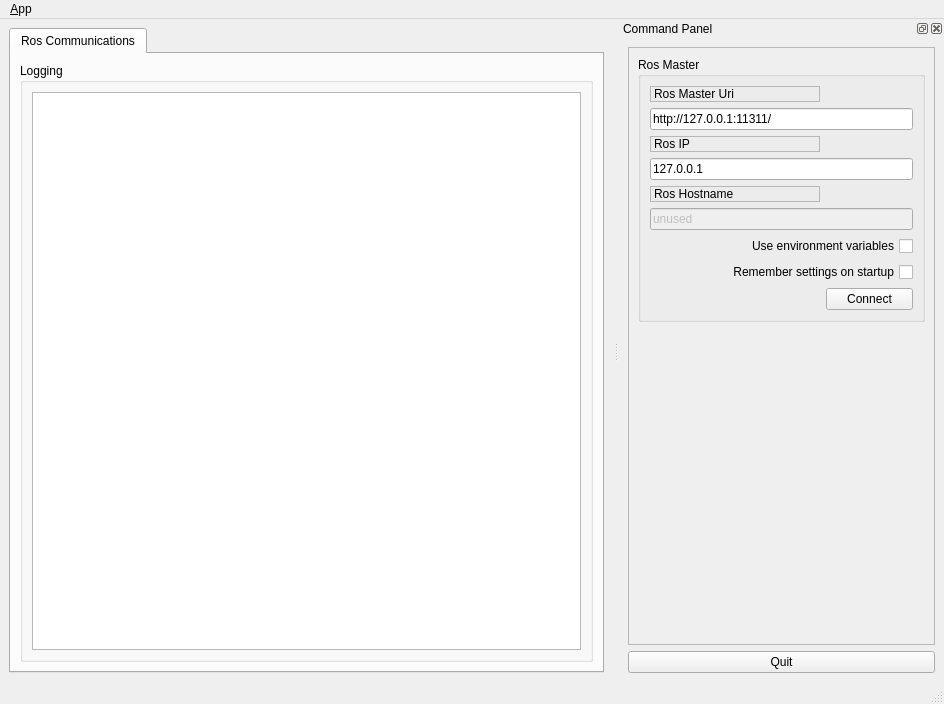
<?xml version="1.0" encoding="UTF-8"?>
<ui version="4.0">
 <class>MainWindowDesign</class>
 <widget class="QMainWindow" name="MainWindowDesign">
  <property name="geometry">
   <rect>
    <x>0</x>
    <y>0</y>
    <width>944</width>
    <height>704</height>
   </rect>
  </property>
  <property name="windowTitle">
   <string>listener</string>
  </property>
  <property name="windowIcon">
   <iconset resource="../../vslamtest/resources/images.qrc">
    <normaloff>:/images/icon.png</normaloff>:/images/icon.png</iconset>
  </property>
  <property name="locale">
   <locale language="English" country="Australia"/>
  </property>
  <widget class="QWidget" name="centralwidget">
   <layout class="QHBoxLayout">
    <item>
     <widget class="QTabWidget" name="tab_manager">
      <property name="minimumSize">
       <size>
        <width>100</width>
        <height>0</height>
       </size>
      </property>
      <property name="locale">
       <locale language="English" country="Australia"/>
      </property>
      <property name="currentIndex">
       <number>0</number>
      </property>
      <widget class="QWidget" name="tab_status">
       <attribute name="title">
        <string>Ros Communications</string>
       </attribute>
       <layout class="QVBoxLayout" name="verticalLayout_2">
        <item>
         <widget class="QGroupBox" name="groupBox_12">
          <property name="sizePolicy">
           <sizepolicy hsizetype="MinimumExpanding" vsizetype="Preferred">
            <horstretch>0</horstretch>
            <verstretch>0</verstretch>
           </sizepolicy>
          </property>
          <property name="title">
           <string>Logging</string>
          </property>
          <layout class="QGridLayout" name="gridLayout_3">
           <item row="0" column="0">
            <widget class="QListView" name="view_logging"/>
           </item>
          </layout>
         </widget>
        </item>
       </layout>
      </widget>
     </widget>
    </item>
   </layout>
  </widget>
  <widget class="QMenuBar" name="menubar">
   <property name="geometry">
    <rect>
     <x>0</x>
     <y>0</y>
     <width>944</width>
     <height>23</height>
    </rect>
   </property>
   <widget class="QMenu" name="menu_File">
    <property name="title">
     <string>&amp;App</string>
    </property>
    <addaction name="action_Preferences"/>
    <addaction name="separator"/>
    <addaction name="actionAbout"/>
    <addaction name="actionAbout_Qt"/>
    <addaction name="separator"/>
    <addaction name="action_Quit"/>
   </widget>
   <addaction name="menu_File"/>
  </widget>
  <widget class="QStatusBar" name="statusbar"/>
  <widget class="QDockWidget" name="dock_status">
   <property name="sizePolicy">
    <sizepolicy hsizetype="Minimum" vsizetype="Preferred">
     <horstretch>0</horstretch>
     <verstretch>0</verstretch>
    </sizepolicy>
   </property>
   <property name="minimumSize">
    <size>
     <width>325</width>
     <height>401</height>
    </size>
   </property>
   <property name="allowedAreas">
    <set>Qt::RightDockWidgetArea</set>
   </property>
   <property name="windowTitle">
    <string>Command Panel</string>
   </property>
   <attribute name="dockWidgetArea">
    <number>2</number>
   </attribute>
   <widget class="QWidget" name="dockWidgetContents_2">
    <layout class="QVBoxLayout" name="verticalLayout">
     <item>
      <widget class="QFrame" name="frame">
       <property name="sizePolicy">
        <sizepolicy hsizetype="Minimum" vsizetype="Preferred">
         <horstretch>0</horstretch>
         <verstretch>0</verstretch>
        </sizepolicy>
       </property>
       <property name="frameShape">
        <enum>QFrame::StyledPanel</enum>
       </property>
       <property name="frameShadow">
        <enum>QFrame::Raised</enum>
       </property>
       <layout class="QVBoxLayout" name="verticalLayout_3">
        <item>
         <widget class="QGroupBox" name="groupBox">
          <property name="title">
           <string>Ros Master</string>
          </property>
          <layout class="QGridLayout" name="gridLayout">
           <item row="0" column="0">
            <widget class="QLabel" name="label">
             <property name="frameShape">
              <enum>QFrame::StyledPanel</enum>
             </property>
             <property name="frameShadow">
              <enum>QFrame::Raised</enum>
             </property>
             <property name="text">
              <string>Ros Master Uri</string>
             </property>
            </widget>
           </item>
           <item row="1" column="0" colspan="2">
            <widget class="QLineEdit" name="line_edit_master">
             <property name="text">
              <string>http://127.0.0.1:11311/</string>
             </property>
            </widget>
           </item>
           <item row="2" column="0">
            <widget class="QLabel" name="label_2">
             <property name="frameShape">
              <enum>QFrame::StyledPanel</enum>
             </property>
             <property name="frameShadow">
              <enum>QFrame::Raised</enum>
             </property>
             <property name="text">
              <string>Ros IP</string>
             </property>
            </widget>
           </item>
           <item row="3" column="0" colspan="2">
            <widget class="QLineEdit" name="line_edit_host">
             <property name="text">
              <string>127.0.0.1</string>
             </property>
            </widget>
           </item>
           <item row="4" column="0">
            <widget class="QLabel" name="label_3">
             <property name="frameShape">
              <enum>QFrame::StyledPanel</enum>
             </property>
             <property name="frameShadow">
              <enum>QFrame::Raised</enum>
             </property>
             <property name="text">
              <string>Ros Hostname</string>
             </property>
            </widget>
           </item>
           <item row="5" column="0" colspan="2">
            <widget class="QLineEdit" name="line_edit_topic">
             <property name="enabled">
              <bool>false</bool>
             </property>
             <property name="text">
              <string>unused</string>
             </property>
            </widget>
           </item>
           <item row="6" column="0" colspan="2">
            <widget class="QCheckBox" name="checkbox_use_environment">
             <property name="layoutDirection">
              <enum>Qt::RightToLeft</enum>
             </property>
             <property name="text">
              <string>Use environment variables</string>
             </property>
            </widget>
           </item>
           <item row="7" column="0" colspan="2">
            <widget class="QCheckBox" name="checkbox_remember_settings">
             <property name="layoutDirection">
              <enum>Qt::RightToLeft</enum>
             </property>
             <property name="text">
              <string>Remember settings on startup</string>
             </property>
            </widget>
           </item>
           <item row="8" column="0">
            <spacer name="horizontalSpacer">
             <property name="orientation">
              <enum>Qt::Horizontal</enum>
             </property>
             <property name="sizeHint" stdset="0">
              <size>
               <width>170</width>
               <height>21</height>
              </size>
             </property>
            </spacer>
           </item>
           <item row="8" column="1">
            <widget class="QPushButton" name="button_connect">
             <property name="enabled">
              <bool>true</bool>
             </property>
             <property name="sizePolicy">
              <sizepolicy hsizetype="MinimumExpanding" vsizetype="Fixed">
               <horstretch>0</horstretch>
               <verstretch>0</verstretch>
              </sizepolicy>
             </property>
             <property name="toolTip">
              <string>Set the target to the current joint trajectory state.</string>
             </property>
             <property name="statusTip">
              <string>Clear all waypoints and set the target to the current joint trajectory state.</string>
             </property>
             <property name="text">
              <string>Connect</string>
             </property>
            </widget>
           </item>
          </layout>
         </widget>
        </item>
        <item>
         <spacer name="verticalSpacer_3">
          <property name="orientation">
           <enum>Qt::Vertical</enum>
          </property>
          <property name="sizeHint" stdset="0">
           <size>
            <width>20</width>
            <height>233</height>
           </size>
          </property>
         </spacer>
        </item>
       </layout>
      </widget>
     </item>
     <item>
      <widget class="QPushButton" name="quit_button">
       <property name="sizePolicy">
        <sizepolicy hsizetype="MinimumExpanding" vsizetype="Fixed">
         <horstretch>0</horstretch>
         <verstretch>0</verstretch>
        </sizepolicy>
       </property>
       <property name="text">
        <string>Quit</string>
       </property>
      </widget>
     </item>
    </layout>
   </widget>
  </widget>
  <action name="action_Quit">
   <property name="text">
    <string>&amp;Quit</string>
   </property>
   <property name="shortcut">
    <string>Ctrl+Q</string>
   </property>
   <property name="shortcutContext">
    <enum>Qt::ApplicationShortcut</enum>
   </property>
  </action>
  <action name="action_Preferences">
   <property name="text">
    <string>&amp;Preferences</string>
   </property>
  </action>
  <action name="actionAbout">
   <property name="text">
    <string>&amp;About</string>
   </property>
  </action>
  <action name="actionAbout_Qt">
   <property name="text">
    <string>About &amp;Qt</string>
   </property>
  </action>
 </widget>
 <resources>
  <include location="../../vslamtest/resources/images.qrc"/>
 </resources>
 <connections>
  <connection>
   <sender>action_Quit</sender>
   <signal>triggered()</signal>
   <receiver>MainWindowDesign</receiver>
   <slot>close()</slot>
   <hints>
    <hint type="sourcelabel">
     <x>-1</x>
     <y>-1</y>
    </hint>
    <hint type="destinationlabel">
     <x>399</x>
     <y>299</y>
    </hint>
   </hints>
  </connection>
  <connection>
   <sender>quit_button</sender>
   <signal>clicked()</signal>
   <receiver>MainWindowDesign</receiver>
   <slot>close()</slot>
   <hints>
    <hint type="sourcelabel">
     <x>859</x>
     <y>552</y>
    </hint>
    <hint type="destinationlabel">
     <x>469</x>
     <y>299</y>
    </hint>
   </hints>
  </connection>
 </connections>
</ui>
